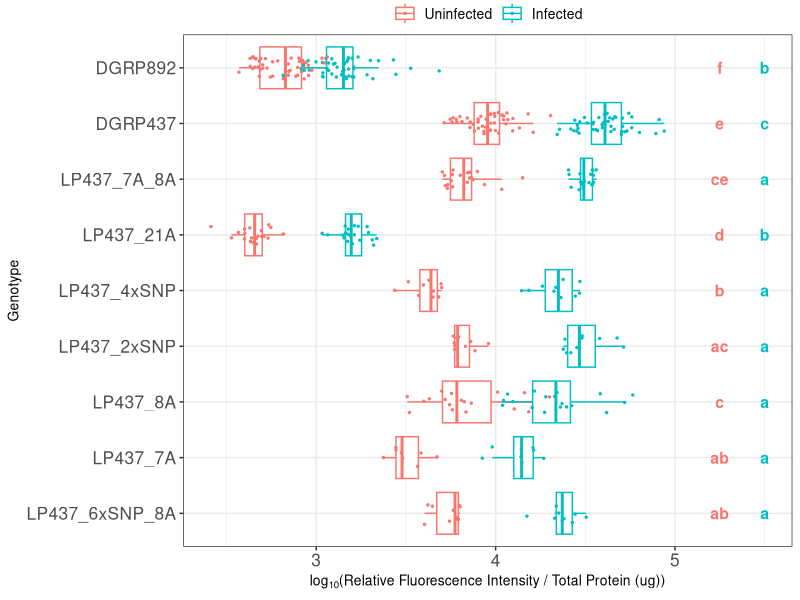
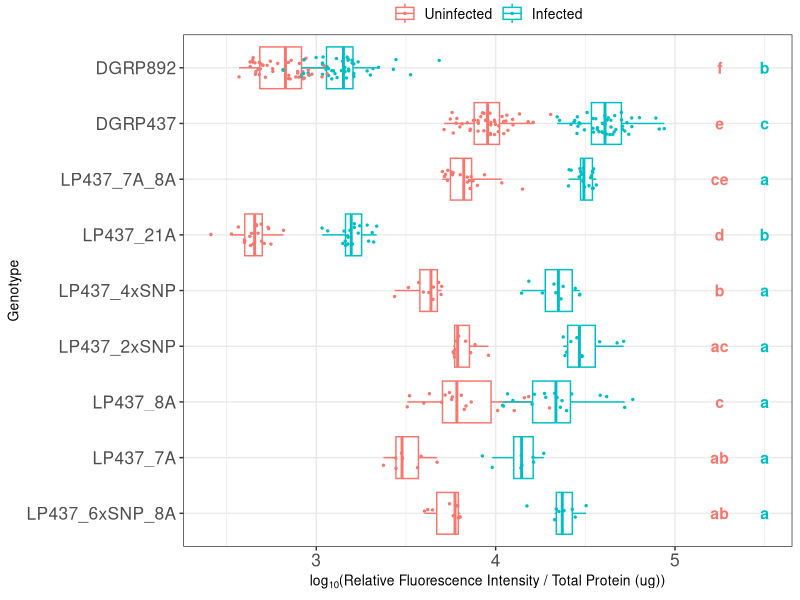

Source code (R) for these figures, in order:
## Author: Olivia Zhou
# This is code for visualizing the lectin-24A promoter reporter assay data

library(ggplot2)
library(plyr)


setwd(dirname(rstudioapi::getActiveDocumentContext()$path))
list.files()

#import data
data = read.table("Promoter_reporter_concat.csv", 
                  sep = ",", dec = ".", header = TRUE)
head(data)
str(data)

data$Treatment = factor(data$Treatment, levels = c("no_infection", "infection"))

data$Label = factor(data$Label, 
                       levels = c('LP437_6xSNP_8A', 'LP437_7A', 'LP437_8A', 
                                  "LP437_2xSNP","LP437_4xSNP",
                                  'LP437_21A', 'LP437_7A_8A',   
                                  "DGRP437",  "DGRP892"))

str(data)

###Stats
library(lme4)
library(car)
library(multcomp)

LP437_noninf_all = data$Value[data$Line == "LP437" & data$Treatment == "no_infection"]/
  data$Protein_Quantity_ug[data$Line == "LP437" & data$Treatment == "no_infection"]

LP437_inf_all = data$Value[data$Line == "LP437" & data$Treatment == "infection"]/
  data$Protein_Quantity_ug[data$Line == "LP437" & data$Treatment == "infection"]


m1= lmer(data=data, log10(Value/Protein_Quantity_ug)~Label + (1|Extr.day), subset= Treatment=='no_infection')
summary(m1)
Anova(m1)
m1.glm <- summary(glht(m1, mcp(Label="Tukey")))
labels_noinf <- cld(m1.glm)$mcletters$Letters
labels_noinf

m2= lmer(data=data, Value/Protein_Quantity_ug~Label + (1|Extr.day), subset= Treatment=='infection')
summary(m2)
Anova(m2)
m2.glm <- summary(glht(m2, mcp(Label="Tukey")))
labels_inf <- cld(m2.glm)$mcletters$Letters
labels_inf


#plot data on log scale
p = ggplot(data, aes(x=Label, y=log10(Value/Protein_Quantity_ug)))+
  theme_bw() +
  theme(legend.position = "top",
        legend.title = element_blank(),
        axis.text = element_text(size = 12.5),
        legend.text = element_text(size = 10),
        legend.box.margin=margin(-10,-10,-10,-10)) +
  coord_cartesian(ylim = c(2.5, 5.5)) +
  geom_boxplot(aes(color = Treatment), position = "identity", outlier.shape = NA) +
  geom_point(aes(color = Treatment), position = position_jitter(width = 0.2, height = 0), 
             size = 0.5)+
  ylab(expression(log[10]*"(Relative Fluorescence Intensity / Total Protein (ug))")) + 
  theme(text = element_text(size = 10)) + 
  scale_color_hue(labels = c("Uninfected", "Infected")) +
  xlab("Genotype")


#add Tukey HSD labels

for(i in 1:9) {
  p <- p + annotate("text", label = labels_noinf[[i]],
                    x = i, y = 5.25, size = 4, color = "#F8766D", fontface = "bold")
}

for(i in 1:9) {
  p <- p + annotate("text", label = labels_inf[[i]],
                    x = i, y = 5.5, size = 4, color = "#00BFC4", fontface = "bold")
}



#flip x and y axes
p + coord_flip()


ggsave("lectin-24A promoter reporter assay Tukey.pdf", width = 5.3, height = 4)
